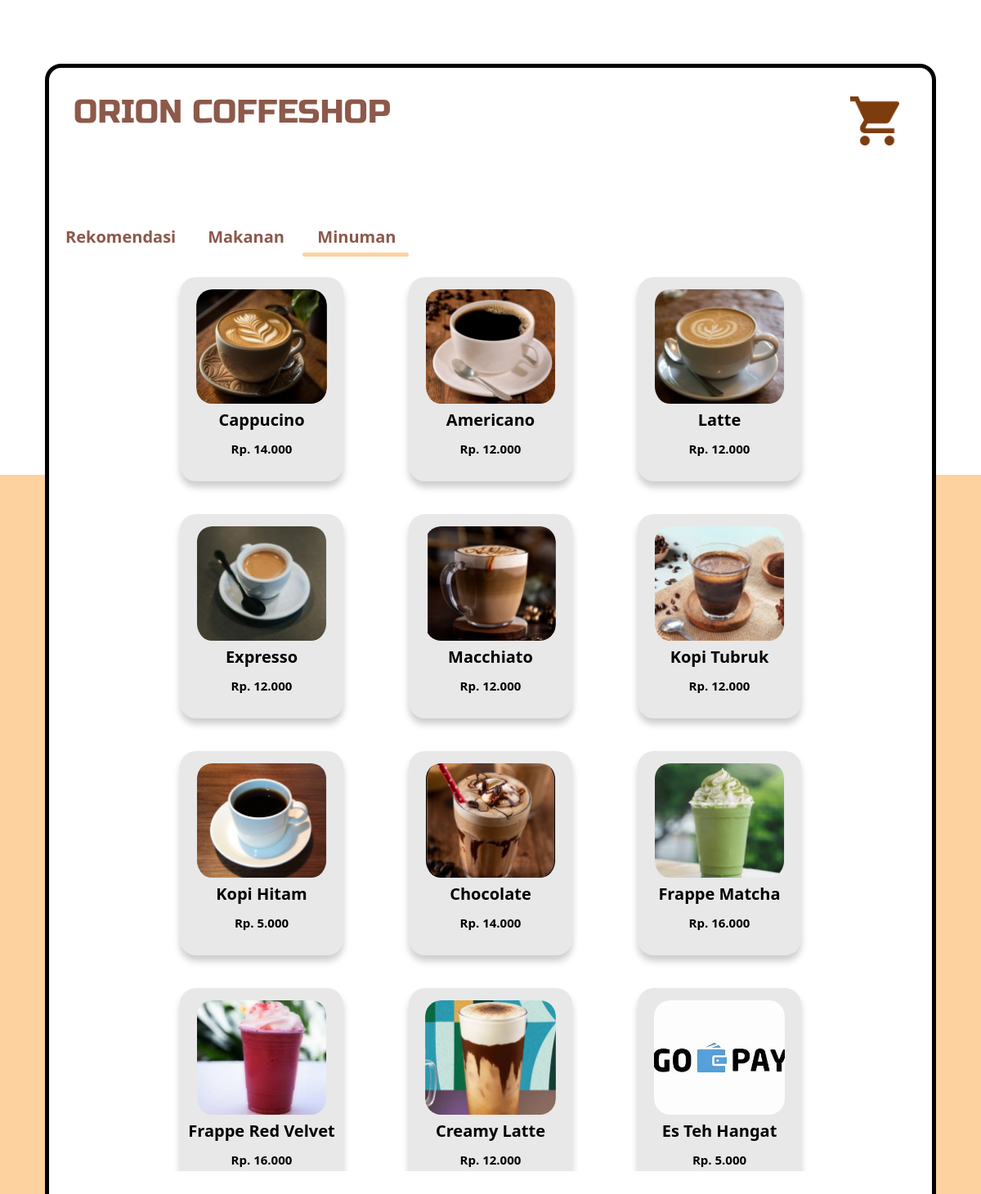
/minuman.php, run on the app's committed database.
### tables this page shows
CREATE TABLE `produk` (
  `id` int(11) NOT NULL,
  `kd_produk` varchar(255) NOT NULL,
  `nama_produk` varchar(255) NOT NULL,
  `harga` int(11) NOT NULL,
  `stok` int(5) NOT NULL,
  `gambar_produk` varchar(255) NOT NULL,
  `kategori` enum('makanan','minuman') NOT NULL,
  `rekomendasi` enum('iya','tidak') NOT NULL
);

### minuman.php (the view, shortened to what this page needs)
<!DOCTYPE html>
<html lang="en">
  <head>
    <link rel="stylesheet" href="style/menu.css" />
  </head>
  <body>
    <div class="container">
      <div class="box">
        <div class="header">
          <p>ORION COFFESHOP</p>
          <div class="cart">
            <a href="keranjang.php">
              <img src="Image/cart.png" alt="" />
            </a>
          </div>
        </div>
        <nav class="navbar">
          <a href="index.php"><p>Rekomendasi</p></a>
          <a href="makanan.php"><p>Makanan</p></a>
          <a href="minuman.php"><p>Minuman</p></a>
          <div class = "animation start-minuman"></div>
        </nav>
        <div class="content">
          <div class="card-container">
          <?php
          include "crud/koneksi.php";
        $sql = "SELECT * FROM produk WHERE kategori = 'minuman' ORDER BY id ASC";
        $result = $koneksi->query($sql);
        if ($result->num_rows > 0) {
          while($row = $result->fetch_assoc()) {
            echo '<div class="card" onclick="showPopup(\'' . htmlspecialchars($row['nama_produk']) . '\', \'crud/images/' . htmlspecialchars($row['gambar_produk']) . '\', ' . $row['harga'] . ', ' . $row['id'] . ' ,' . $row['stok'] .')">';
              echo '<div class="produk">';
              echo '<img src="crud/images/' . htmlspecialchars($row['gambar_produk']) . '" alt="" />';
              echo '</div>';
              echo '<p class="nama-produk">' . $row['nama_produk'] . '</p>';
              echo '<p class="harga-produk">Rp. ' . number_format($row['harga'], 0, ',', '.') . '</p>';
              echo '</div>';
          }
      } else {
          echo "Tidak ada produk ditemukan.";
      }
    ?>
    </div>
    </div>
    </div>
    </div>
  </body>
</html>

### style/menu.css (style rules this page uses)
html { scroll-behavior: smooth; }
body { padding: 0; margin: 0; height: 100vh; display: flex; justify-content: center; align-items: center; font-family: "Segoe UI", Tahoma, Geneva, Verdana, sans-serif; }
.box { border: solid 5px black; border-radius: 20px; width: 90vw; height: 90vh; margin: auto; background-color: white; display: flex; flex-direction: column; position: relative; }
.header { display: flex; height: 11vh; }
.header p { font-size: 40px; color: #8c594a; font-family: "Russo-one"; margin-top: 30px; margin-left: 30px; }
.cart { position: absolute; right: 40px; top: 35px; }
.cart img { width: 60px; filter: brightness(0) saturate(100%) invert(38%) sepia(100%) saturate(1000%) hue-rotate(0deg) brightness(50%) contrast(90%); }
.navbar { position: relative; margin-left: 20px; }
.navbar a { text-decoration: none; position: relative; z-index: 1; line-height: 8px; position: relative; display: inline-block; text-align: center; }
nav .animation { position: absolute; height: 5px; bottom: 0; z-index: 0; background-color: #FED29F; border-radius: 8px; transition: all .5s ease 0s; width: 10px; }
.navbar p { margin-right: 45px; font-size: 20px; color: #8C594A; font-weight: bold; }
a:nth-child(1) { width: 170px; }
a:nth-child(2) { width: 130px; }
a:nth-child(3) { width: 100px; }
nav .start-minuman , a:nth-child(3):hover~.animation { width: 130px; left: 290px; }
.content { margin-top: 10px; justify-content: center; display: flex; height: 65vh; overflow-y: auto; padding: 15px; }
.card-container { display: flex; flex-wrap: wrap; height: 55vh; width: 100vw; justify-content: center; align-items: center; }
.card { margin: 0 40px 40px 40px; background-color: #E8E8E8; height: 250px; width: 200px; border-radius: 20px; display: flex; flex-direction: column; align-items: center; box-shadow: 0 7px 9px rgba(0, 0, 0, 0.2); }
.card .produk img { border-radius: 20px; width: 160px; height: 140px; object-fit: cover; margin-top: 15px; }
.card p { margin-top: 15px; font-weight: bold; line-height: 0; }
.card .nama-produk { font-size: 20px; }
.card .harga-produk { font-size: 15px; }

### data on the page
produk: gambar_produk (picture), nama_produk "Cappucino", harga "14.000"
produk: gambar_produk (picture), nama_produk "Americano", harga "12.000"
produk: gambar_produk (picture), nama_produk "Latte", harga "12.000"
produk: gambar_produk (picture), nama_produk "Expresso", harga "12.000"
produk: gambar_produk (picture), nama_produk "Macchiato", harga "12.000"
produk: gambar_produk (picture), nama_produk "Kopi Tubruk", harga "12.000"
produk: gambar_produk (picture), nama_produk "Kopi Hitam", harga "5.000"
produk: gambar_produk (picture), nama_produk "Chocolate", harga "14.000"
produk: gambar_produk (picture), nama_produk "Frappe Matcha", harga "16.000"
produk: gambar_produk (picture), nama_produk "Frappe Red Velvet", harga "16.000"
produk: gambar_produk (picture), nama_produk "Creamy Latte", harga "12.000"
produk: gambar_produk (picture), nama_produk "Es Teh Hangat", harga "5.000"
